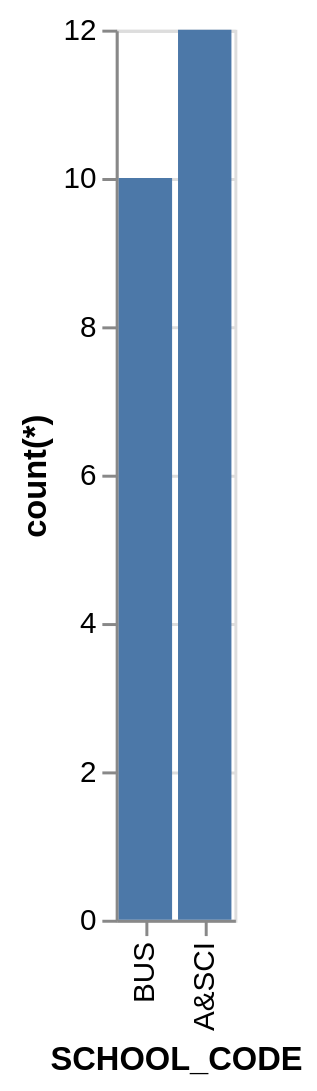

Write the Vega-Lite specification saved for this chart.
### Vega-Lite specification from a JSON file in a GitHub repository (floating-point values rounded to 4 significant figures)
{"data": {"values": [{"x_data": "BUS", "y_data": 10}, {"x_data": "A&SCI", "y_data": 12}]}, "mark": "bar", "encoding": {"x": {"field": "x_data", "type": "nominal", "title": "SCHOOL_CODE", "sort": {"op": "sum", "field": "y_data", "order": "ascending"}}, "y": {"field": "y_data", "type": "quantitative", "title": "count(*)"}}}
